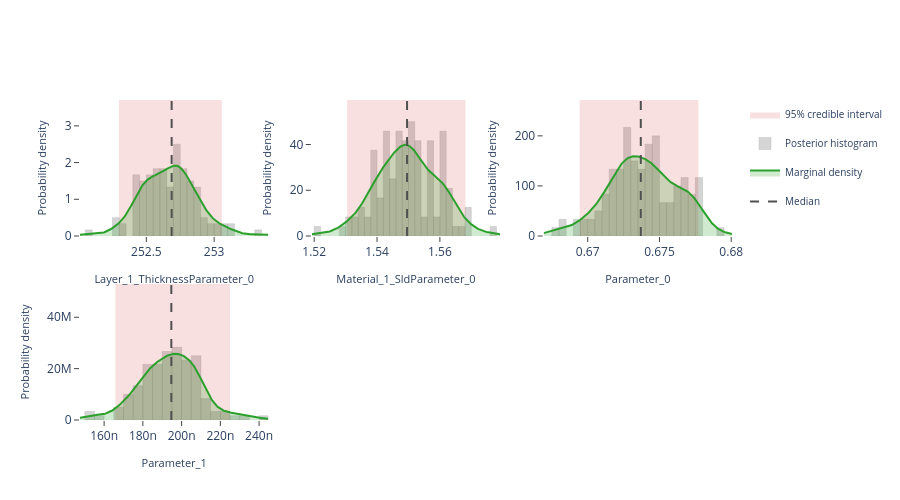

Here is the notebook cell this chart was saved with:
### Markdown cell above
## Interactive posterior plots

The next three cells render the same Plotly figures that are shown on the
Bayesian Posterior tab of the EasyReflectometryApp:

* **Marginals** — per-parameter distribution: histogram + smooth KDE marginal,
  shaded 95% credible interval, and median / best-sample lines
  (`plot_distribution` or `posterior.distribution()`)
* **Corner plot** — pairwise marginals + 2-D contours + scatter (`plot_corner`)
* **Traces** — per-chain trace + marginal histogram (`plot_trace`)

The standalone helpers are called with ``return_figure=True`` so they return a
Plotly ``Figure`` that we render in the notebook with ``fig.show()``; the
``PosteriorResults`` methods return the figure directly.

### Code cell
# ---- Marginal posterior distributions ---------------------------------------
# One panel per free parameter, each overlaying the posterior histogram, a
# smooth Gaussian-KDE marginal, the shaded 95% credible interval, and the
# median / best-sample reference lines.  Mirrors the "Marginals" sub-tab in
# the EasyReflectometryApp.

# The PosteriorResults method passes ``logp`` through automatically so the
# best posterior sample (MAP) line is drawn:
fig = posterior.distribution()
fig.show()

# Standalone equivalent (pass ``logp`` to get the best-sample line):
# fig = plot_distribution(
#     posterior.draws,
#     posterior.param_names,
#     logp=posterior.logp,
#     return_figure=True,
# )
# fig.show()

### Figure 1 — Plotly figure (JSON) as saved in the notebook; plotly's stock layout.template omitted (floating-point values rounded to 4 significant figures; data arrays with more than 128 entries replaced by an {"elided": "..."} marker saying what was removed)
{"data": [{"fill": "toself", "fillcolor": "rgba(214, 39, 40, 0.14)", "hoverinfo": "skip", "legendgroup": "95% credible interval", "line": {"color": "rgba(214, 39, 40, 0.14)", "width": 0}, "mode": "lines", "name": "95% credible interval", "showlegend": true, "type": "scatter", "x": [252.3, 253.1, 253.1, 252.3, 252.3], "xaxis": "x", "y": [0.0, 0.0, 3.704, 3.704, 0.0], "yaxis": "y"}, {"histnorm": "probability density", "hovertemplate": "sample=%{x:.4f}<br>density: %{y:.2f}<extra></extra>", "legendgroup": "histogram", "marker": {"color": "rgba(120, 120, 120, 0.38)", "line": {"color": "rgba(120, 120, 120, 0.24)", "width": 1}}, "name": "Posterior histogram", "nbinsx": 40, "opacity": 0.82, "showlegend": true, "type": "histogram", "x": [252.5, 252.8, 252.8, 253.3, 253.0, 252.5, 252.6, 252.5, 252.8, 252.4, 252.8, 252.7, 252.4, 252.9, 252.6, 252.6, 252.4, 252.6, 252.7, 252.7, 252.8, 252.7, 252.6, 252.7, 252.9, 253.1, 252.5, 252.9, 252.5, 252.7, 252.5, 252.8, 252.6, 252.4, 252.5, 252.8, 252.7, 252.6, 252.5, 252.8, 252.7, 252.7, 252.7, 252.7, 252.7, 252.9, 252.7, 252.5, 253.1, 252.9, 252.8, 252.6, 252.4, 252.5, 252.8, 252.8, 252.6, 253.1, 252.5, 252.5, 252.6, 252.8, 252.9, 252.7, 252.5, 252.3, 252.7, 252.8, 252.5, 252.5, 253.0, 252.6, 252.4, 252.4, 252.6, 253.1, 252.7, 252.4, 252.3, 252.6, 252.5, 252.7, 252.9, 252.8, 252.6, 252.9, 252.7, 252.7, 252.5, 252.6, 252.7, 252.5, 252.8, 252.7, 252.6, 252.6, 252.6, 253.0, 252.9, 252.6, 252.8, 252.6, 252.8, 252.9, 252.9, 252.1, 252.8, 252.8, 252.5, 252.3, 252.3, 252.6, 252.7, 252.4, 252.7, 253.0, 252.6, 252.8, 252.3, 252.4], "xaxis": "x", "yaxis": "y"}, {"fill": "tozeroy", "fillcolor": "rgba(44, 160, 44, 0.22)", "hovertemplate": "Layer_1_ThicknessParameter_0: %{x:.4f}<br>density: %{y:.4f}<extra></extra>", "legendgroup": "marginal", "line": {"color": "rgb(44, 160, 44)", "width": 2}, "mode": "lines", "name": "Marginal density", "showlegend": true, "type": "scatter", "x": {"elided": "256 float values"}, "xaxis": "x", "y": {"elided": "256 float values"}, "yaxis": "y"}, {"hovertemplate": "Median: %{x:.4f}<extra></extra>", "legendgroup": "Median", "line": {"color": "rgb(80, 80, 80)", "dash": "dash", "width": 2}, "mode": "lines", "name": "Median", "showlegend": true, "type": "scatter", "x": [252.7, 252.7], "xaxis": "x", "y": [0.0, 3.704], "yaxis": "y"}, {"fill": "toself", "fillcolor": "rgba(214, 39, 40, 0.14)", "hoverinfo": "skip", "legendgroup": "95% credible interval", "line": {"color": "rgba(214, 39, 40, 0.14)", "width": 0}, "mode": "lines", "name": "95% credible interval", "showlegend": false, "type": "scatter", "x": [1.53, 1.568, 1.568, 1.53, 1.53], "xaxis": "x2", "y": [0.0, 0.0, 59.46, 59.46, 0.0], "yaxis": "y2"}, {"histnorm": "probability density", "hovertemplate": "sample=%{x:.4f}<br>density: %{y:.2f}<extra></extra>", "legendgroup": "histogram", "marker": {"color": "rgba(120, 120, 120, 0.38)", "line": {"color": "rgba(120, 120, 120, 0.24)", "width": 1}}, "name": "Posterior histogram", "nbinsx": 40, "opacity": 0.82, "showlegend": false, "type": "histogram", "x": [1.562, 1.561, 1.546, 1.567, 1.558, 1.552, 1.547, 1.576, 1.548, 1.544, 1.54, 1.569, 1.549, 1.563, 1.544, 1.551, 1.541, 1.552, 1.549, 1.548, 1.563, 1.553, 1.542, 1.542, 1.539, 1.551, 1.548, 1.551, 1.53, 1.53, 1.54, 1.553, 1.538, 1.543, 1.546, 1.54, 1.55, 1.539, 1.552, 1.563, 1.56, 1.561, 1.543, 1.569, 1.556, 1.56, 1.551, 1.557, 1.551, 1.542, 1.539, 1.564, 1.549, 1.548, 1.56, 1.558, 1.544, 1.545, 1.546, 1.547, 1.557, 1.547, 1.529, 1.543, 1.55, 1.564, 1.551, 1.554, 1.532, 1.548, 1.554, 1.545, 1.548, 1.543, 1.568, 1.55, 1.56, 1.554, 1.546, 1.557, 1.538, 1.561, 1.541, 1.553, 1.539, 1.539, 1.537, 1.561, 1.557, 1.553, 1.543, 1.549, 1.554, 1.547, 1.534, 1.561, 1.556, 1.541, 1.556, 1.522, 1.539, 1.552, 1.535, 1.542, 1.555, 1.557, 1.551, 1.548, 1.534, 1.535, 1.547, 1.55, 1.56, 1.562, 1.543, 1.556, 1.55, 1.562, 1.546, 1.551], "xaxis": "x2", "yaxis": "y2"}, {"fill": "tozeroy", "fillcolor": "rgba(44, 160, 44, 0.22)", "hovertemplate": "Material_1_SldParameter_0: %{x:.4f}<br>density: %{y:.4f}<extra></extra>", "legendgroup": "marginal", "line": {"color": "rgb(44, 160, 44)", "width": 2}, "mode": "lines", "name": "Marginal density", "showlegend": false, "type": "scatter", "x": {"elided": "256 float values"}, "xaxis": "x2", "y": {"elided": "256 float values"}, "yaxis": "y2"}, {"hovertemplate": "Median: %{x:.4f}<extra></extra>", "legendgroup": "Median", "line": {"color": "rgb(80, 80, 80)", "dash": "dash", "width": 2}, "mode": "lines", "name": "Median", "showlegend": false, "type": "scatter", "x": [1.55, 1.55], "xaxis": "x2", "y": [0.0, 59.46], "yaxis": "y2"}, {"fill": "toself", "fillcolor": "rgba(214, 39, 40, 0.14)", "hoverinfo": "skip", "legendgroup": "95% credible interval", "line": {"color": "rgba(214, 39, 40, 0.14)", "width": 0}, "mode": "lines", "name": "95% credible interval", "showlegend": false, "type": "scatter", "x": [0.6694, 0.6777, 0.6777, 0.6694, 0.6694], "xaxis": "x3", "y": [0.0, 0.0, 271.6, 271.6, 0.0], "yaxis": "y3"}, {"histnorm": "probability density", "hovertemplate": "sample=%{x:.4f}<br>density: %{y:.2f}<extra></extra>", "legendgroup": "histogram", "marker": {"color": "rgba(120, 120, 120, 0.38)", "line": {"color": "rgba(120, 120, 120, 0.24)", "width": 1}}, "name": "Posterior histogram", "nbinsx": 40, "opacity": 0.82, "showlegend": false, "type": "histogram", "x": [0.6725, 0.677, 0.6716, 0.6773, 0.6729, 0.673, 0.6748, 0.6776, 0.6727, 0.677, 0.672, 0.6776, 0.6717, 0.676, 0.6722, 0.6744, 0.674, 0.6753, 0.6724, 0.6749, 0.6768, 0.6759, 0.6737, 0.6746, 0.6712, 0.675, 0.6722, 0.673, 0.671, 0.6722, 0.6675, 0.6777, 0.67, 0.6728, 0.6727, 0.6698, 0.673, 0.6695, 0.6734, 0.675, 0.6732, 0.6757, 0.6695, 0.6795, 0.6753, 0.6737, 0.6779, 0.6751, 0.6722, 0.6747, 0.6717, 0.6762, 0.6717, 0.6736, 0.6737, 0.6777, 0.6709, 0.6728, 0.6736, 0.6738, 0.6741, 0.6728, 0.6702, 0.673, 0.675, 0.6766, 0.6723, 0.6742, 0.6683, 0.6714, 0.6742, 0.6768, 0.6729, 0.6728, 0.6774, 0.6744, 0.6772, 0.6745, 0.6725, 0.6747, 0.6763, 0.6757, 0.6707, 0.6765, 0.6711, 0.6722, 0.6716, 0.6757, 0.6748, 0.6767, 0.6746, 0.677, 0.6762, 0.6739, 0.6682, 0.6735, 0.6735, 0.6718, 0.6745, 0.6705, 0.672, 0.6744, 0.6713, 0.6727, 0.6769, 0.6734, 0.6745, 0.6741, 0.6724, 0.6701, 0.6733, 0.6764, 0.6776, 0.6751, 0.6732, 0.6761, 0.675, 0.6777, 0.6725, 0.6744], "xaxis": "x3", "yaxis": "y3"}, {"fill": "tozeroy", "fillcolor": "rgba(44, 160, 44, 0.22)", "hovertemplate": "Parameter_0: %{x:.4f}<br>density: %{y:.4f}<extra></extra>", "legendgroup": "marginal", "line": {"color": "rgb(44, 160, 44)", "width": 2}, "mode": "lines", "name": "Marginal density", "showlegend": false, "type": "scatter", "x": {"elided": "256 float values"}, "xaxis": "x3", "y": {"elided": "256 float values"}, "yaxis": "y3"}, {"hovertemplate": "Median: %{x:.4f}<extra></extra>", "legendgroup": "Median", "line": {"color": "rgb(80, 80, 80)", "dash": "dash", "width": 2}, "mode": "lines", "name": "Median", "showlegend": false, "type": "scatter", "x": [0.6737, 0.6737], "xaxis": "x3", "y": [0.0, 271.6], "yaxis": "y3"}, {"fill": "toself", "fillcolor": "rgba(214, 39, 40, 0.14)", "hoverinfo": "skip", "legendgroup": "95% credible interval", "line": {"color": "rgba(214, 39, 40, 0.14)", "width": 0}, "mode": "lines", "name": "95% credible interval", "showlegend": false, "type": "scatter", "x": [1.658e-07, 2.25e-07, 2.25e-07, 1.658e-07, 1.658e-07], "xaxis": "x4", "y": [0.0, 0.0, 52950000.0, 52950000.0, 0.0], "yaxis": "y4"}, {"histnorm": "probability density", "hovertemplate": "sample=%{x:.4f}<br>density: %{y:.2f}<extra></extra>", "legendgroup": "histogram", "marker": {"color": "rgba(120, 120, 120, 0.38)", "line": {"color": "rgba(120, 120, 120, 0.24)", "width": 1}}, "name": "Posterior histogram", "nbinsx": 40, "opacity": 0.82, "showlegend": false, "type": "histogram", "x": [1.848e-07, 1.897e-07, 1.671e-07, 1.798e-07, 1.787e-07, 2.083e-07, 1.568e-07, 2.134e-07, 1.745e-07, 1.939e-07, 1.861e-07, 1.849e-07, 1.957e-07, 2.243e-07, 1.708e-07, 2.111e-07, 2.056e-07, 2.108e-07, 2.04e-07, 1.947e-07, 1.987e-07, 1.982e-07, 1.761e-07, 1.851e-07, 2.192e-07, 1.881e-07, 1.952e-07, 1.799e-07, 1.865e-07, 2.041e-07, 1.921e-07, 2.03e-07, 1.729e-07, 1.83e-07, 2.289e-07, 2.04e-07, 1.906e-07, 1.767e-07, 1.946e-07, 2.089e-07, 1.887e-07, 2.065e-07, 1.826e-07, 1.813e-07, 1.944e-07, 2.026e-07, 1.989e-07, 1.929e-07, 1.958e-07, 1.963e-07, 1.811e-07, 1.679e-07, 1.957e-07, 2.011e-07, 2.076e-07, 1.966e-07, 2.088e-07, 2.033e-07, 1.961e-07, 1.796e-07, 2.062e-07, 1.985e-07, 1.52e-07, 1.943e-07, 2.013e-07, 2.059e-07, 2.047e-07, 1.995e-07, 2.097e-07, 2.181e-07, 2.073e-07, 1.878e-07, 1.993e-07, 1.83e-07, 1.843e-07, 2.073e-07, 2.11e-07, 1.86e-07, 1.911e-07, 2.05e-07, 1.776e-07, 2.065e-07, 1.876e-07, 1.853e-07, 1.95e-07, 1.929e-07, 2.044e-07, 2.039e-07, 2.061e-07, 1.956e-07, 1.826e-07, 1.707e-07, 2.304e-07, 2.02e-07, 1.827e-07, 1.928e-07, 1.865e-07, 2.09e-07, 1.848e-07, 1.54e-07, 2.404e-07, 1.947e-07, 1.66e-07, 2.01e-07, 1.883e-07, 1.996e-07, 1.929e-07, 1.754e-07, 1.71e-07, 1.964e-07, 2.249e-07, 1.807e-07, 2.122e-07, 1.877e-07, 1.827e-07, 1.739e-07, 2.057e-07, 1.941e-07, 1.911e-07, 1.966e-07], "xaxis": "x4", "yaxis": "y4"}, {"fill": "tozeroy", "fillcolor": "rgba(44, 160, 44, 0.22)", "hovertemplate": "Parameter_1: %{x:.4f}<br>density: %{y:.4f}<extra></extra>", "legendgroup": "marginal", "line": {"color": "rgb(44, 160, 44)", "width": 2}, "mode": "lines", "name": "Marginal density", "showlegend": false, "type": "scatter", "x": {"elided": "256 float values"}, "xaxis": "x4", "y": {"elided": "256 float values"}, "yaxis": "y4"}, {"hovertemplate": "Median: %{x:.4f}<extra></extra>", "legendgroup": "Median", "line": {"color": "rgb(80, 80, 80)", "dash": "dash", "width": 2}, "mode": "lines", "name": "Median", "showlegend": false, "type": "scatter", "x": [1.947e-07, 1.947e-07], "xaxis": "x4", "y": [0.0, 52950000.0], "yaxis": "y4"}], "layout": {"barmode": "overlay", "height": 500, "legend": {"font": {"size": 10}}, "plot_bgcolor": "white", "showlegend": true, "xaxis": {"anchor": "y", "domain": [0.0, 0.2889], "range": [252.0, 253.4], "showgrid": false, "ticks": "outside", "title": {"font": {"size": 11}, "text": "Layer_1_ThicknessParameter_0"}, "zeroline": false}, "xaxis2": {"anchor": "y2", "domain": [0.3556, 0.6444], "range": [1.519, 1.579], "showgrid": false, "ticks": "outside", "title": {"font": {"size": 11}, "text": "Material_1_SldParameter_0"}, "zeroline": false}, "xaxis3": {"anchor": "y3", "domain": [0.7111, 1.0], "range": [0.6669, 0.6801], "showgrid": false, "ticks": "outside", "title": {"font": {"size": 11}, "text": "Parameter_0"}, "zeroline": false}, "xaxis4": {"anchor": "y4", "domain": [0.0, 0.2889], "range": [1.476e-07, 2.448e-07], "showgrid": false, "ticks": "outside", "title": {"font": {"size": 11}, "text": "Parameter_1"}, "zeroline": false}, "xaxis5": {"anchor": "y5", "domain": [0.3556, 0.6444], "showgrid": false, "ticks": "outside", "zeroline": false}, "xaxis6": {"anchor": "y6", "domain": [0.7111, 1.0], "showgrid": false, "ticks": "outside", "zeroline": false}, "yaxis": {"anchor": "x", "domain": [0.575, 1.0], "range": [0.0, 3.704], "showgrid": false, "ticks": "outside", "title": {"font": {"size": 11}, "text": "Probability density"}, "zeroline": false}, "yaxis2": {"anchor": "x2", "domain": [0.575, 1.0], "range": [0.0, 59.46], "showgrid": false, "ticks": "outside", "title": {"font": {"size": 11}, "text": "Probability density"}, "zeroline": false}, "yaxis3": {"anchor": "x3", "domain": [0.575, 1.0], "range": [0.0, 271.6], "showgrid": false, "ticks": "outside", "title": {"font": {"size": 11}, "text": "Probability density"}, "zeroline": false}, "yaxis4": {"anchor": "x4", "domain": [0.0, 0.425], "range": [0.0, 52950000.0], "showgrid": false, "ticks": "outside", "title": {"font": {"size": 11}, "text": "Probability density"}, "zeroline": false}, "yaxis5": {"anchor": "x5", "domain": [0.0, 0.425], "showgrid": false, "ticks": "outside", "zeroline": false}, "yaxis6": {"anchor": "x6", "domain": [0.0, 0.425], "showgrid": false, "ticks": "outside", "zeroline": false}}}
